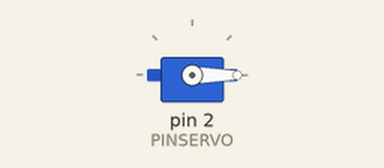
Bench run of a sketch on a simulated Arduino Uno, built with avr-gcc and run on an emulated ATmega328P. Parts: servo.

Above: at 0.05 s.
At 10.0 s:
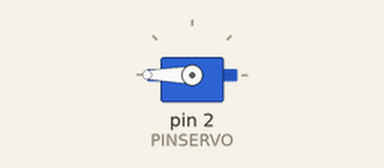
Timing chart, 0 to 13.0 s (numbered marks = the images above):
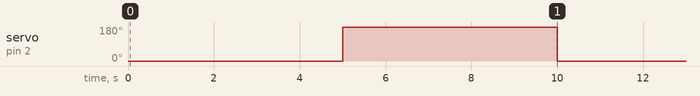

The sketch:

caso1.ino
```cpp
#include <Servo.h>

Servo servo1;
int PINSERVO = 2;
int PULSOMIN = 500;
int PULSOMAX = 2500;

void setup() {
    servo1.attach(PINSERVO, PULSOMIN, PULSOMAX);
}

void loop() {
    servo1.write(0);
    delay(5000);
    servo1.write(180);
    delay(5000);
}
```

Measured:
- by itself, servo on pin 2 (PINSERVO): alternates 180° for 5.0 s and 0° for 5.0 s
